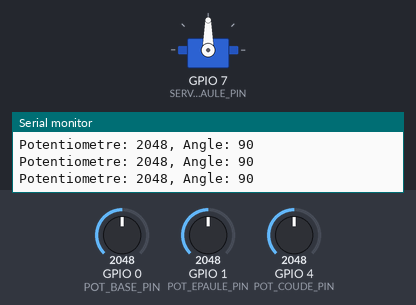
Recording of a sketch running on a simulated ESP32. Shown: servo, the last lines printed to the serial monitor. Inputs (shaded band) come from the test bench; at power-on: GPIO 4 (POT_COUDE_PIN) = 2048, GPIO 0 (POT_BASE_PIN) = 2048, GPIO 1 (POT_EPAULE_PIN) = 2048.

Above: at 2.2 s.
2.3 s: GPIO 4 (POT_COUDE_PIN) set to 2866
At 3.4 s:
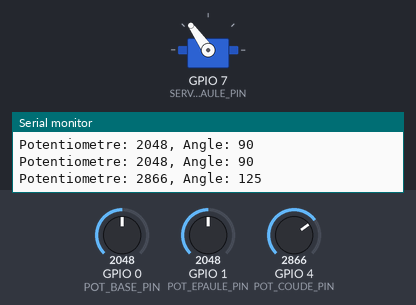
3.8 s: GPIO 4 (POT_COUDE_PIN) set to 3603
At 4.2 s:
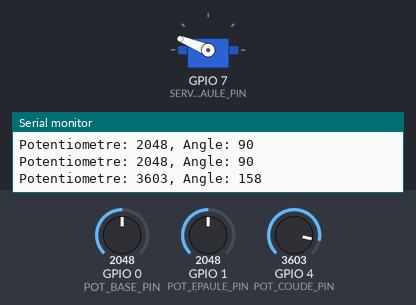
5.3 s: GPIO 4 (POT_COUDE_PIN) set to 4095
At 6.1 s:
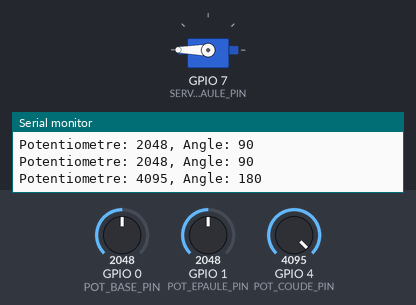
6.8 s: GPIO 4 (POT_COUDE_PIN) set to 1228
At 7.6 s:
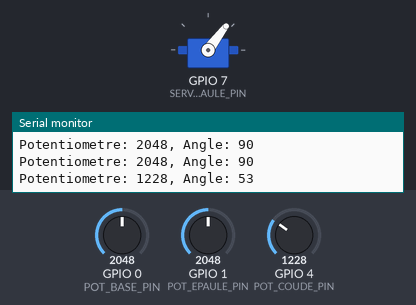
8.3 s: GPIO 4 (POT_COUDE_PIN) set to 491
At 9.5 s:
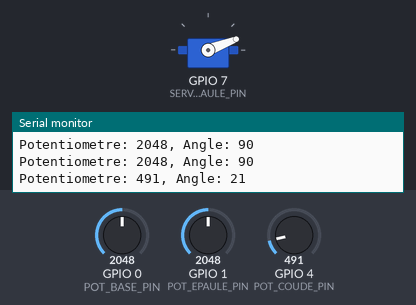
9.8 s: GPIO 4 (POT_COUDE_PIN) set to 0
At 10.1 s:
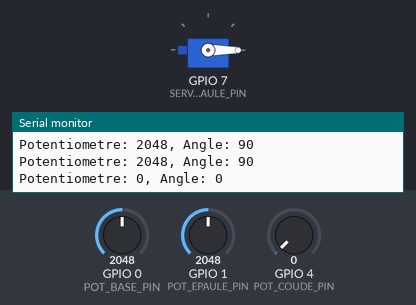
Timing chart, 0 to 12.3 s (numbered marks = the images above; inputs shaded):
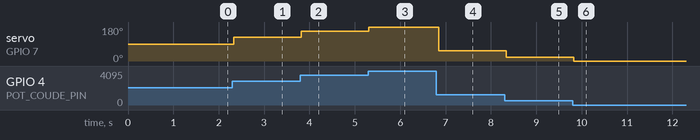

Measured:
- after the input at 2.3 s, servo on GPIO 7 (SERVO_EPAULE_PIN): 90° → 125° at once
- after the input at 3.8 s, servo on GPIO 7 (SERVO_EPAULE_PIN): 125° → 158° at once
- after the input at 5.3 s, servo on GPIO 7 (SERVO_EPAULE_PIN): 158° → 180° at once
- after the input at 6.8 s, servo on GPIO 7 (SERVO_EPAULE_PIN): 180° → 53° after 0.05 s
- after the input at 8.3 s, servo on GPIO 7 (SERVO_EPAULE_PIN): 53° → 21° at once
- after the input at 9.8 s, servo on GPIO 7 (SERVO_EPAULE_PIN): 21° → 0° at once

The sketch:

CampsTI_Defi1.ino
```cpp
//////////////////////////////////
//            NATHAN           //
//////////////////////////////////


// Ajout des bibliothèques de code nécessaire
#include <Arduino.h>  // Bibliothèque de base Arduino/ESP32
#include <ESP32Servo.h> // Bibliothèque pour le contrôle des moteurs

// Déclaration des PINs utilisées (voir schéma électrique)
#define POT_BASE_PIN 0
#define POT_EPAULE_PIN 1
#define POT_COUDE_PIN 4
#define SERVO_BASE_PIN 6
#define SERVO_EPAULE_PIN 7
#define SERVO_COUDE_PIN 8
#define SERVO_2
#define SERVO_3
#define SERVO_4

// Définition de l'objet Servo pour la base
Servo BaseServo;

void setup() {
  // Initialise la communication USB avec l'ordinateur
  Serial.begin(115200);
  delay(1000); // Delai d'une seconde

  // Initialise l'entrée (INPUT) pour lire la valeur du potentiomètre
  pinMode(POT_BASE_PIN, INPUT);
  pinMode(POT_EPAULE_PIN, INPUT);
  pinMode(POT_COUDE_PIN, INPUT);

  // Initialise le moteur de la pince
  BaseServo.attach(SERVO_BASE_PIN);
  BaseServo.attach(SERVO_COUDE_PIN);
  BaseServo.attach(SERVO_EPAULE_PIN);
}

void loop() {
  // Variable de commande moteur
  int pot1_cmd = 0;
  int pot2_cmd = 0;
  int pot3_cmd = 0;

  // Lecture de la valeur du capteur
 int pot1Value = analogRead(POT_BASE_PIN);
 int pot2Value = analogRead(POT_EPAULE_PIN);
 int pot3Value = analogRead(POT_COUDE_PIN);

  // Limiter l'action entre 0 et 180 degrés du moteur
pot1_cmd = map(pot1Value, 0, 4095, 0, 180);
pot2_cmd = map(pot2Value, 0, 4095, 0, 180);
pot3_cmd = map(pot3Value, 0, 4095, 0, 180);


  // Afficher les valeurs sur le moniteur série
  Serial.println("Potentiometre: " + String(pot1Value) + ", Angle: " + String(pot1_cmd));
  Serial.println("Potentiometre: " + String(pot2Value) + ", Angle: " + String(pot2_cmd));
  Serial.println("Potentiometre: " + String(pot3Value) + ", Angle: " + String(pot3_cmd));

  // Envoie de la commande moteur
  BaseServo.write(pot1_cmd);
  BaseServo.write(pot2_cmd);
  BaseServo.write(pot3_cmd);
  delay(50);
}


/*
Mission supplémentaire : Ajoute l'épaule et le coude !

Maintenant que tu as réussi à faire bouger la base, ton objectif est de modifier ce
code pour ajouter 2 autres potentiomètres (POT_EPAULE_PIN sur la broche
1, et POT_COUDE_PIN sur la broche 3). Sers-toi de l’exemple de la base pour
déclarer tes moteurs, les attacher dans le Setup, et lire leurs valeurs dans la Loop !
*/
```
